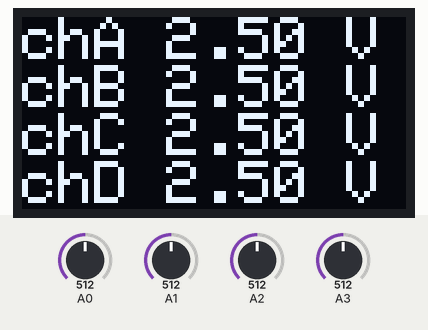
Bench run of a sketch on a simulated Arduino Uno, built with avr-gcc and run on an emulated ATmega328P. Parts: 128×64 one-colour display. Inputs (shaded band) come from the test bench; at power-on: A0 = 512, A1 = 512, A2 = 512, A3 = 512. The display library's start-up logo is not drawn.

Above: at 3.2 s.
3.3 s: A0 set to 531
At 4.1 s:
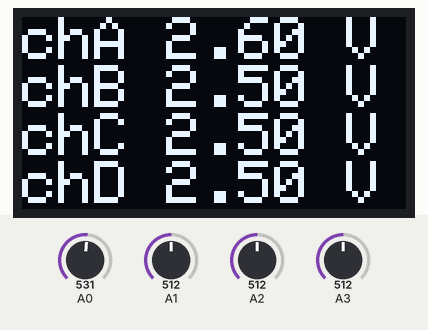
5.0 s: A1 set to 716
At 5.7 s:
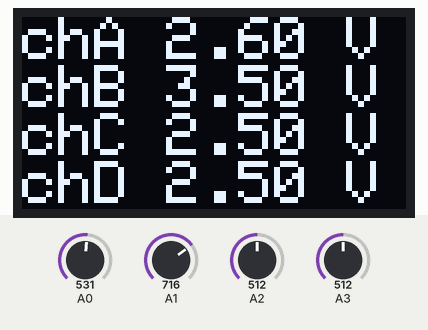
6.7 s: A2 set to 716
At 7.9 s:
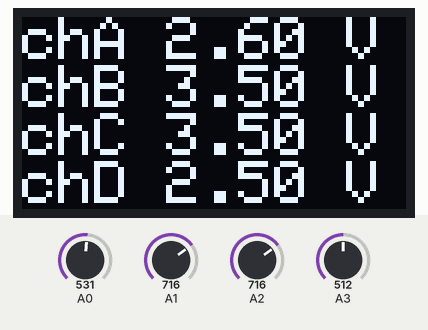
8.2 s: A3 set to 716
At 9.6 s:
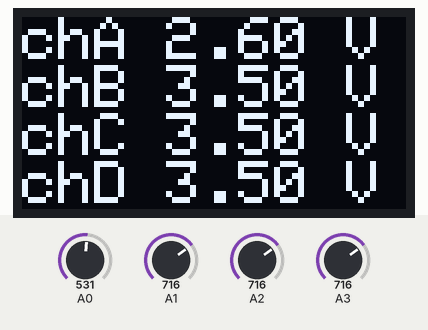
9.9 s: A0 set to 716
At 11.3 s:
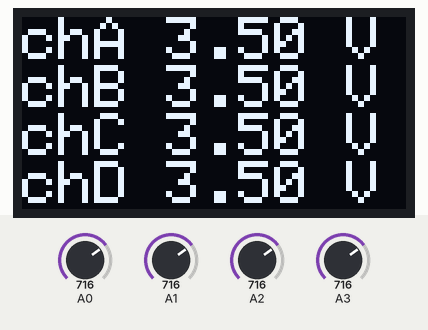
11.6 s: A1 set to 992
At 13.1 s:
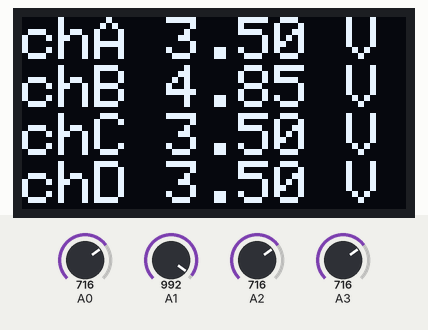
Timing chart, 0 to 14.3 s (numbered marks = the images above; inputs shaded):
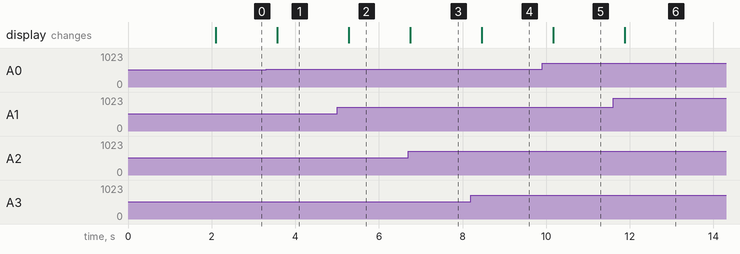

Measured:
- the behaviour switches between 512 and 513 on A0 (found by bisection; images 0 and 1)
- after the input at 3.3 s, the display: changes after 0.27 s (image 1)
- after the input at 5.0 s, the display: changes after 0.28 s (image 2)
- after the input at 6.7 s, the display: changes after 0.05 s (image 3)
- after the input at 8.2 s, the display: changes after 0.26 s (image 4)
- after the input at 9.9 s, the display: changes after 0.27 s (image 5)
- after the input at 11.6 s, the display: changes after 0.28 s (image 6)

The sketch:

Arduino_Voltmeter_Using_ADC.ino
```cpp
//Connect I2C Display as normal, channel A is ADC0, Channel B is ADC1, etc.
//Voltage is then displayed on OLED with a voltage source or 0-5v connected between a channel and GND

#include <Wire.h>
#include <Adafruit_GFX.h>
#include <Adafruit_SH110X.h>

#define I2C_Address 0x3c
#define SCREEN_WIDTH 128
#define SCREEN_HEIGHT 64
#define OLED_RESET -1

Adafruit_SH1106G display = Adafruit_SH1106G(SCREEN_WIDTH, SCREEN_HEIGHT, &Wire, OLED_RESET);

#define channelA A0
#define channelB A1
#define channelC A2
#define channelD A3

float voltageA = 0.00;
float voltageB = 0.00;
float voltageC = 0.00;
float voltageD = 0.00;

// ---------- READ ANALOG WITH AVERAGING ----------
int stableAnalogRead(int pin) {
  analogRead(pin);          // throw away first reading (ADC settle)
  delayMicroseconds(50);

  long sum = 0;
  const int samples = 20;

  for (int i = 0; i < samples; i++) {
    sum += analogRead(pin);
    delayMicroseconds(50);  // helps stabilize floating inputs
  }

  return sum / samples;
}

void setup() {
  display.begin(I2C_Address, true);
  display.display();
  delay(2000);
  display.clearDisplay();
  display.setTextColor(SH110X_WHITE);
  display.setTextSize(2);
}

void loop() {

  int readingA = stableAnalogRead(channelA);
  int readingB = stableAnalogRead(channelB);
  int readingC = stableAnalogRead(channelC);
  int readingD = stableAnalogRead(channelD);

  voltageA = readingA * (5.0 / 1023.0);
  voltageB = readingB * (5.0 / 1023.0);
  voltageC = readingC * (5.0 / 1023.0);
  voltageD = readingD * (5.0 / 1023.0);

  char bufferA[10];
  dtostrf(voltageA, 4, 2, bufferA);

  char bufferB[10];
  dtostrf(voltageB, 4, 2, bufferB);

  char bufferC[10];
  dtostrf(voltageC, 4, 2, bufferC);

  char bufferD[10];
  dtostrf(voltageD, 4, 2, bufferD);

  display.clearDisplay();
  display.setCursor(0, 0);

  display.print("chA ");
  display.print(bufferA);
  display.println(" V");

  display.print("chB ");
  display.print(bufferB);
  display.println(" V");

  display.print("chC ");
  display.print(bufferC);
  display.println(" V");

  display.print("chD ");
  display.print(bufferD);
  display.println(" V");

  display.display();

  delay(200);
}
```
